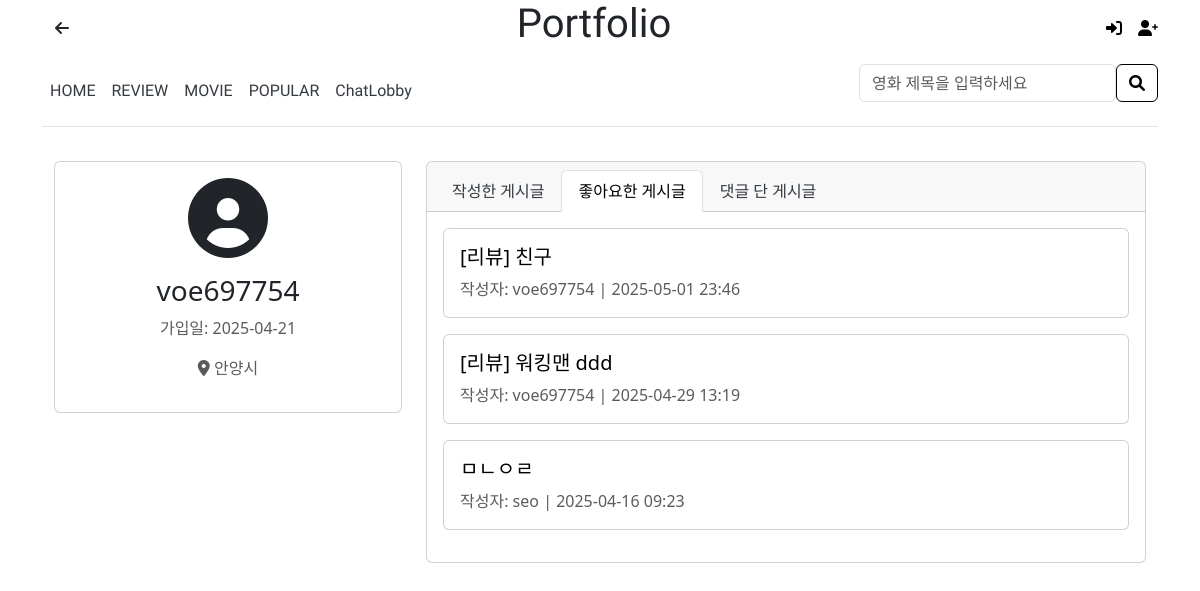
The app's page /user/voe697754/?tab=likes, older data.
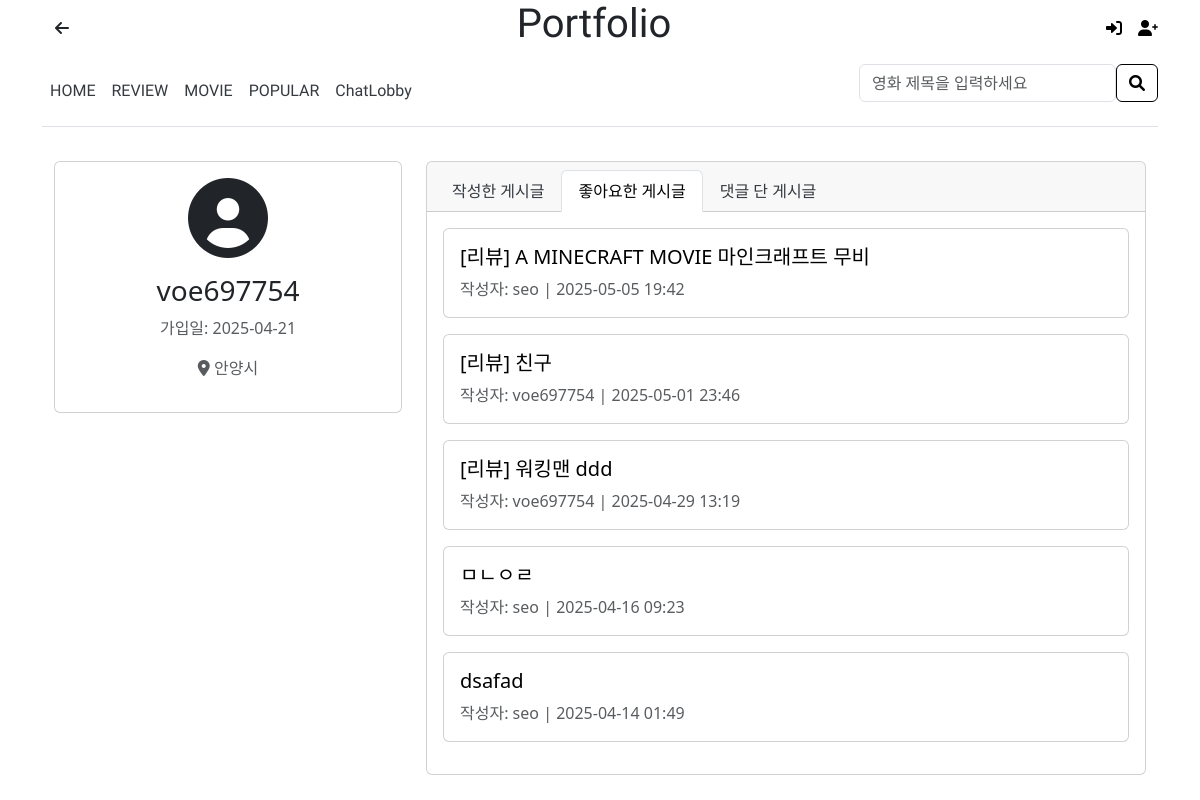
The same page, newer data.
### main/models.py (models this page shows, shortened)
class Post(models.Model):
    GENRE_CHOICES = [
        ('액션', '액션'),
        ('코미디', '코미디'),
        ('드라마', '드라마'),
        ('SF', 'SF'),
        ('로맨스', '로맨스'),
        ('스릴러', '스릴러'),
        ('호러', '호러'),
        ('애니메이션', '애니메이션'),
        ('다큐멘터리', '다큐멘터리'),
        ('판타지', '판타지'),
    ]
    title = models.CharField(max_length=200)
    content = models.TextField()
    category = models.CharField(max_length=20, choices=GENRE_CHOICES, default='드라마')
    author = models.ForeignKey(User, on_delete=models.CASCADE)
    created_at = models.DateTimeField(auto_now_add=True)
    updated_at = models.DateTimeField(auto_now=True)
    date_posted = models.DateTimeField(default=timezone.now)
    image = models.ImageField(upload_to='post_images', null=True, blank=True)
    region = models.CharField(max_length=100, null=True, blank=True)
    likes = models.ManyToManyField(User, related_name='post_likes', blank=True)

### main/views.py (the view)
# urls.py: path('user/<str:username>/', views.user_profile, name='user_profile'),
def user_profile(request, username):
    user = get_object_or_404(User, username=username)
    user_profile = UserProfile.objects.get_or_create(user=user)[0]
    user_posts = Post.objects.filter(author=user).order_by('-date_posted')
    liked_posts = Post.objects.filter(likes=user).order_by('-date_posted')
    commented_posts = Post.objects.filter(comments__author=user).distinct().order_by('-date_posted')
    active_tab = request.GET.get('tab', 'posts')
    context = {
        'profile_user': user,
        'user_profile': user_profile,
        'user_posts': user_posts,
        'liked_posts': liked_posts,
        'commented_posts': commented_posts,
        'active_tab': active_tab
    }
    return render(request, 'main/user_profile.html', context)

### main/templates/main/user_profile.html (shortened to what this page needs)
{% extends 'main/base.html' %}
{% block content %}
<div class="container mt-4">
    <div class="row">
        <div class="col-md-4">
            <div class="card mb-4">
                <div class="card-body text-center">
                    <i class="fas fa-user-circle fa-5x mb-3"></i>
                    <h3>{{ profile_user.username }}</h3>
                    <p class="text-muted">가입일: {{ profile_user.date_joined|date:"Y-m-d" }}</p>
                    {% if user_profile.region %}
                    <p class="text-muted"><i class="fas fa-map-marker-alt"></i> {{ user_profile.region }}</p>
                    {% endif %}
                </div>
            </div>
        </div>
        <div class="col-md-8">
            <div class="card">
                <div class="card-header">
                    <ul class="nav nav-tabs card-header-tabs">
                        <li class="nav-item">
                            <a class="nav-link {% if active_tab == 'posts' %}active{% endif %}"
                               href="?tab=posts">작성한 게시글</a>
                        </li>
                        <li class="nav-item">
                            <a class="nav-link {% if active_tab == 'likes' %}active{% endif %}"
                               href="?tab=likes">좋아요한 게시글</a>
                        </li>
                        <li class="nav-item">
                            <a class="nav-link {% if active_tab == 'comments' %}active{% endif %}"
                               href="?tab=comments">댓글 단 게시글</a>
                        </li>
                    </ul>
                </div>
                <div class="card-body">
                    {% if active_tab == 'posts' %}
                        {% if user_posts %}
                            {% for post in user_posts %}
                            <div class="card mb-3">
                                <div class="card-body">
                                    <h5 class="card-title">
                                        <a href="{% url 'post_detail' post.pk %}" class="text-decoration-none">
                                            {{ post.title }}
                                        </a>
                                    </h5>
                                    <p class="card-text text-muted">
                                        {{ post.date_posted|date:"Y-m-d H:i" }}
                                    </p>
                                </div>
                            </div>
                            {% endfor %}
                        {% else %}
                            <p class="text-muted">작성한 게시글이 없습니다.</p>
                        {% endif %}
                    {% elif active_tab == 'likes' %}
                        {% if liked_posts %}
                            {% for post in liked_posts %}
                            <div class="card mb-3">
                                <div class="card-body">
                                    <h5 class="card-title">
                                        <a href="{% url 'post_detail' post.pk %}" class="text-decoration-none">
                                            {{ post.title }}
                                        </a>
                                    </h5>
                                    <p class="card-text text-muted">
                                        작성자: {{ post.author.username }} |
                                        {{ post.date_posted|date:"Y-m-d H:i" }}
                                    </p>
                                </div>
                            </div>
                            {% endfor %}
                        {% else %}
                            <p class="text-muted">좋아요한 게시글이 없습니다.</p>
                        {% endif %}
                    {% endif %}
                </div>
            </div>
        </div>
    </div>
</div>
{% endblock %}

Row changes from the older to the newer data that the page shows:
added Post: title "[리뷰] A MINECRAFT MOVIE 마인크래프트 무비", author.username "seo", date_posted "2025-05-05 19:42"
now on this page (row unchanged): Post: title "dsafad", author.username "seo", date_posted "2025-04-14 01:49"
